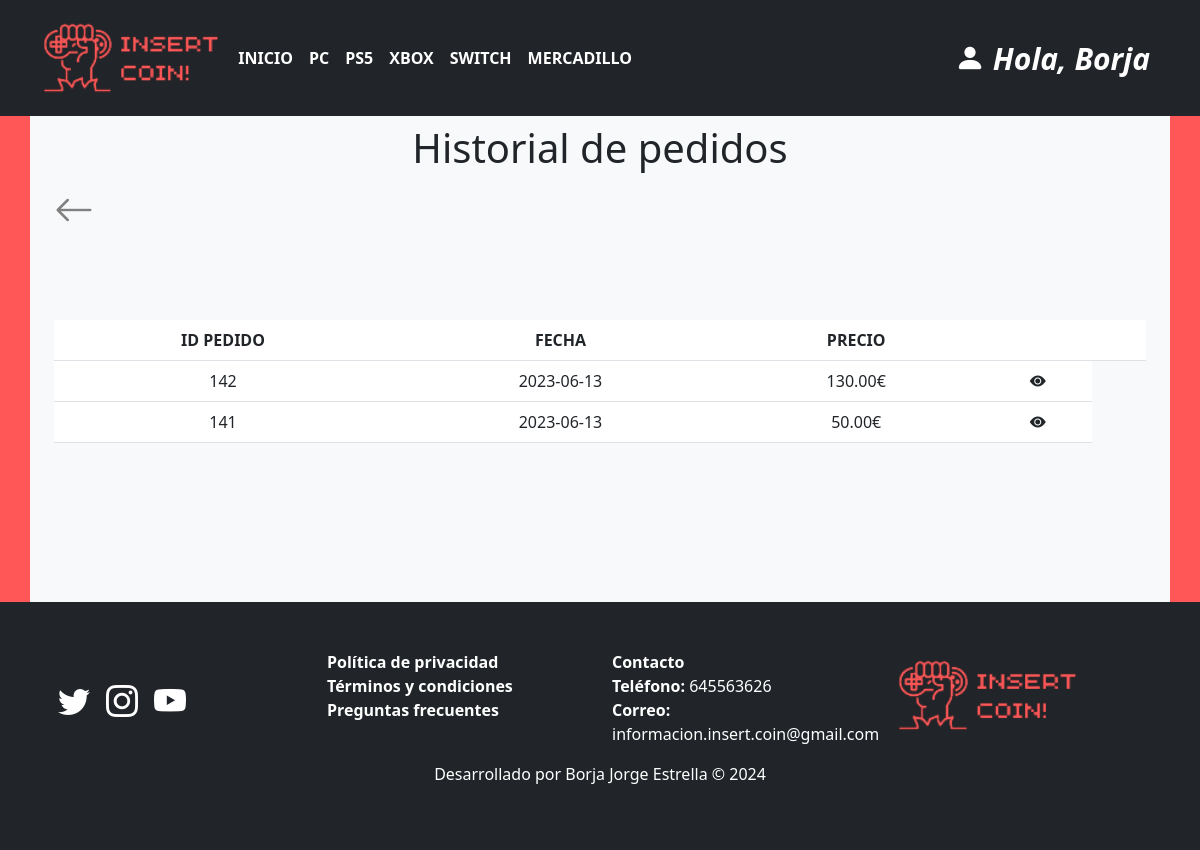
The app's page /pedido/misPedidos (signed in) with its own data.
### tables this page shows
CREATE TABLE `categoria_articulo` (
  `id` int(255) NOT NULL,
  `nombre` varchar(100) NOT NULL
);

CREATE TABLE `pedidos` (
  `id` int(255) NOT NULL,
  `comprador_id` int(255) NOT NULL,
  `coste` float(200,2) NOT NULL,
  `estado` varchar(20) NOT NULL,
  `fecha` date NOT NULL
);

### config/db.php (called while the page is built)
<?php
class Database{
    public static function connect(){
        $db = new mysqli('localhost', 'root', '', 'insert_coin');
        $db->query("SET NAMES 'utf8'");
        return $db;
    }
}

### helpers/utils.php (called while the page is built, shortened)
<?php
class Utils{
    public static function showCategorias(){
        require_once 'models/categoriaArticuloModelo.php';
        $categoria = new CategoriaArticulo();
        $categorias = $categoria->getAll();
        return $categorias;
    }
}

### models/categoriaArticuloModelo.php (called while the page is built, shortened)
<?php
class CategoriaArticulo{
    private $db;
    public function __construct(){
        $this->db = Database::connect();
    }
    public function getAll(){
        $categorias = $this->db->query("SELECT * FROM categoria_articulo;");
        return $categorias;
    }
}

### controllers/pedidoController.php (called while the page is built, shortened)
<?php
require_once 'models/pedidoModelo.php';
class pedidoController{
    public function misPedidos(){
        $comprador_id = $_SESSION['identity']->id;
        $pedido = new Pedido();
        $pedido->setComprador_id($comprador_id);
        $pedidos = $pedido->getAllByUser();
        require_once 'views/pedido/historial_pedidos.php';
    }
}

### models/pedidoModelo.php (called while the page is built, shortened)
<?php
class Pedido{
    private $comprador_id;
    private $db;
    public function __construct(){
        $this->db = Database::connect();
    }
    function getComprador_id(){
        return $this->comprador_id;
    }
    function setComprador_id($comprador_id){
        $this->comprador_id = $comprador_id;
    }
    public function getAllByUser(){
        $sql = "SELECT p.* FROM pedidos p
                WHERE p.comprador_id = {$this->getComprador_id()} ORDER BY id DESC";
        $pedido = $this->db->query($sql);
        return $pedido;
    }
}

### views/pedido/historial_pedidos.php (the view)
<h1 class="text-center">Historial de pedidos</h1>
<a href="<?=base_url?>usuario/miPerfil" class="flechaAtras "><i class="bi bi-arrow-left"></i></a>
<table class="table table-hover mt-5">
    <thead>
        <tr class="text-center">
            <th>ID PEDIDO</th>
            <th>FECHA</th>
            <th>PRECIO</th>
            <th></th>
            <th></th>
        </tr>
    </thead>
    <tbody>
        <?php while($ped = $pedidos->fetch_object()): ?>
            <tr class="text-center">
                <td><?= $ped->id; ?></td>
                <td><?= $ped->fecha; ?></td>
                <td><?= $ped->coste; ?>€</td>
                <td>
                    <a href="<?=base_url?>pedido/detalle&id=<?=$ped->id?>"><i class="bi bi-eye-fill"></i></a>
                </td>
            </tr>
        <?php endwhile; ?>
    </tbody>
</table>

### views/layout/header.php (shortened to what this page needs)
<!DOCTYPE html>
<html lang="es">
<head>
    <link href="https://cdn.jsdelivr.net/npm/bootstrap@5.3.0-alpha3/dist/css/bootstrap.min.css" rel="stylesheet">
    <link rel="stylesheet" href="<?= base_url ?>assets/css/styles.css">
    <link rel="stylesheet" href="https://cdn.jsdelivr.net/npm/bootstrap-icons@1.5.0/font/bootstrap-icons.css">
</head>
<body>
    <header>
        <nav class="navbar navbar-expand-lg navbar-dark bg-dark fixed-top">
            <div class="container">
                <a class="navbar-brand <?php if (empty($_GET['controller']) && empty($_GET['action'])) ; ?>" href="<?= base_url ?>"><img src="<?= base_url ?>assets/img/insert.png" alt="" class="logoHeader"></a>
                <?php $categorias = Utils::showCategorias();?>
                <div class="collapse navbar-collapse barraNavegacion" id="navbarNav">
                    <ul class="navbar-nav me-auto">
                        <li class="nav-item">
                            <a class="nav-link <?php if (empty($_GET['controller']) && empty($_GET['action'])) echo 'active'; ?>" href="<?= base_url ?>">INICIO</a>
                        </li>
                        <?php while ($cat = $categorias->fetch_object()): ?>
                            <li class="nav-item">
                            <a class="nav-link <?php if (isset($_GET['controller']) && $_GET['controller'] == 'categoriaArticulo' && $_GET['action'] == 'ver' && $_GET['id'] == $cat->id) echo 'active'; ?>" href="<?= base_url ?>categoriaArticulo/ver&id=<?= $cat->id ?>"><?= $cat->nombre ?></a>
                            </li>
                        <?php endwhile; ?>
                        <li class="nav-item">
                            <a class="nav-link <?php if ((isset($_GET['controller']) && $_GET['controller'] == 'producto') && (!isset($_GET['action']) || $_GET['action'] == 'index')) echo 'active'; ?>" href="<?= base_url ?>producto/index">MERCADILLO</a>
                        </li>
                    </ul>
                    <?php  if(isset($_SESSION['admin']) && Utils::isAdmin()): ?>
                        <ul class="navbar-nav ms-auto">
                            <li class="nav-item dropdown">
                                <a class="nav-link dropdown" href="#" id="navbarDarkDropdownMenuLink" role="button" data-bs-toggle="dropdown" aria-expanded="false">
                                    <i class="bi bi-tools login hola"><h7> Hola, <?= $_SESSION['identity']->nombre ?></h7></i>
                                    <ul class="dropdown-menu dropdown-menu-dark dropdown-menu-end" aria-labelledby="navbarDarkDropdownMenuLink">
                                        <li><a class="dropdown-item" href="<?=base_url?>articulo/gestion">Gestión de artículos</a></li>
                                        <li><a class="dropdown-item" href="<?=base_url?>producto/gestionAdmin">Gestión de mercadillo</a></li>
                                        <li><a class="dropdown-item" href="<?=base_url?>usuario/gestion">Gestión de usuarios</a></li>
                                        <li><hr class="dropdown-divider"></li>
                                        <li><a class="dropdown-item" href="<?=base_url?>usuario/logout" id="cerrarSesion">Cerrar sesión</a></li>
                                    </ul>
                                </a>
                            </li>
                        </ul>
                    <?php elseif(isset($_SESSION['identity'])): ?>
                        <ul class="navbar-nav ms-auto">
                            <li class="nav-item dropdown">
                                <a class="nav-link dropdown" href="#" id="navbarDarkDropdownMenuLink" role="button" data-bs-toggle="dropdown" aria-expanded="false">
                                    <i class="bi bi-person-fill login"><h7> Hola, <?= $_SESSION['identity']->nombre ?></h7></i>
                                </a>
                            </li>
                        </ul>
                    <?php endif; ?>
                </div>
            </div>
        </nav>
    </header>
    <main>
        <div class="container containerPrincipal bg-light mt-5 p-4">

### assets/css/styles.css (style rules this page uses)
.nav-item a { font-weight: bold; color: white; }
.navbar-nav a { font-weight: bold; color: white; }
.barraNavegacion { margin-left: 2%; }
.login { font-size: 30px; }
.navbar-nav { --bs-nav-link-padding-x: unset !important; --bs-nav-link-padding-y: unset !important; }
main { margin-top: 100px; }
img { width: 120%; }
:root { --mi-color: #ff5757; }
body { background-color: var(--mi-color); }
body { height: 100%; }
.containerPrincipal { min-height: 62.7vh; }
main { min-height: 300px; }
a { text-decoration: none; color: inherit; }
.flechaAtras { font-size: 40px; color: grey; }
.mt-5 { margin-top: 5rem !important; }

### records on screen
categoria_articulo: nombre "PC"
categoria_articulo: nombre "PS5"
categoria_articulo: nombre "XBOX"
categoria_articulo: nombre "SWITCH"
pedidos: id "142", fecha "2023-06-13", coste "130.00"
pedidos: id "141", fecha "2023-06-13", coste "50.00"

### other values on screen
$_SESSION['identity']->nombre "Borja"
